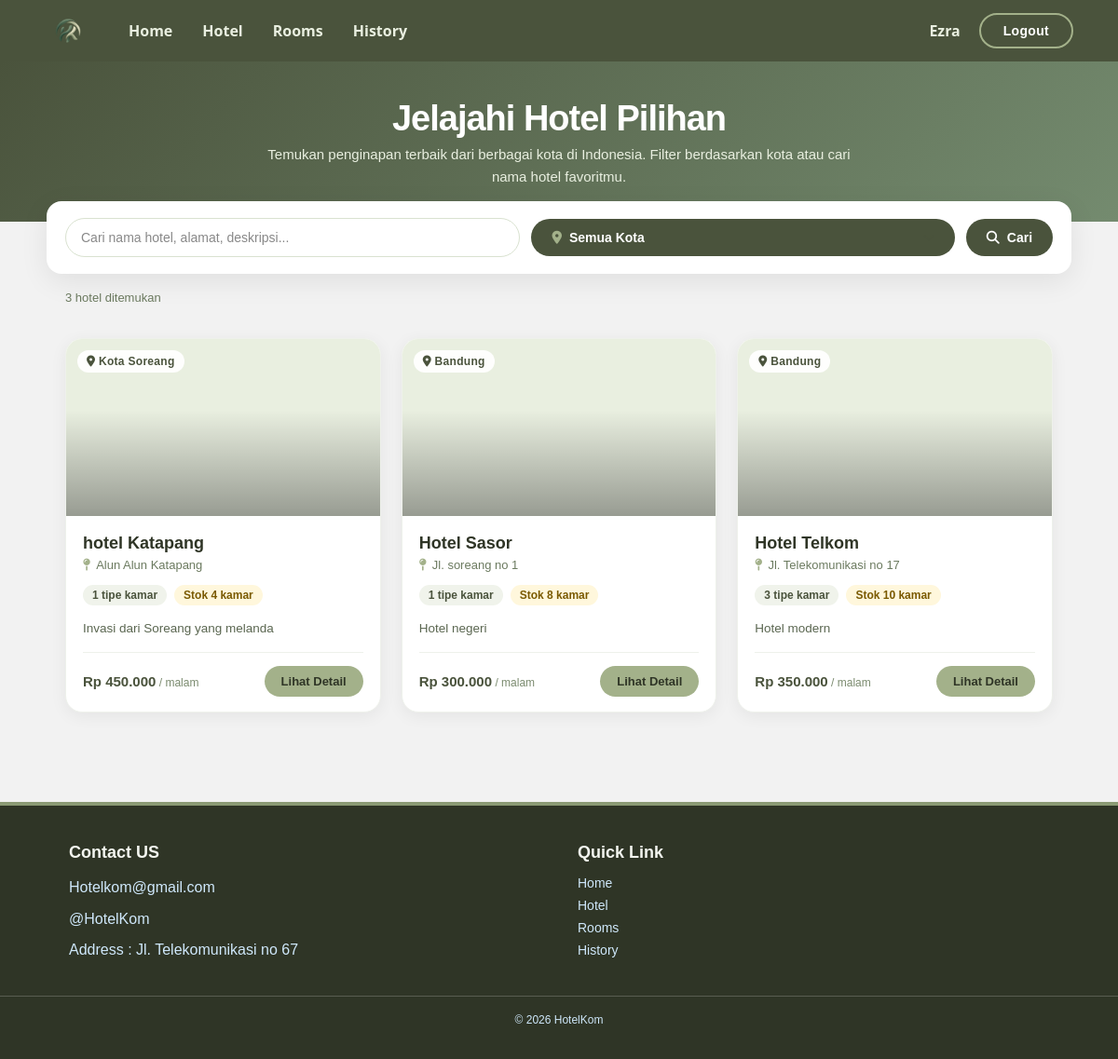
Page /hotels.php (signed in) on the committed database.
### tables this page shows
CREATE TABLE `hotels` (
  `id_hotel` int(11) NOT NULL,
  `nama_hotel` varchar(100) NOT NULL,
  `alamat` text NOT NULL,
  `kota` varchar(50) NOT NULL,
  `deskripsi` text DEFAULT NULL
);

### hotels.php (the view, shortened to what this page needs)
<?php
require_once 'config/koneksi.php';
$q    = isset($_GET['q']) ? trim($_GET['q']) : '';
$params = [];
$types  = '';
$sql = "SELECT h.*,
               (SELECT COUNT(*) FROM rooms r WHERE r.id_hotel = h.id_hotel) AS jumlah_tipe,
               (SELECT COALESCE(SUM(r.stok_kamar),0) FROM rooms r WHERE r.id_hotel = h.id_hotel) AS total_stok,
               (SELECT MIN(r.harga_per_malam) FROM rooms r WHERE r.id_hotel = h.id_hotel) AS harga_termurah
        FROM hotels h";
$sql .= " ORDER BY h.id_hotel DESC";
$hotels = [];
if (!empty($params)) {
    $stmt = mysqli_prepare($koneksi, $sql);
    mysqli_stmt_bind_param($stmt, $types, ...$params);
    mysqli_stmt_execute($stmt);
    $res = mysqli_stmt_get_result($stmt);
    while ($row = mysqli_fetch_assoc($res)) $hotels[] = $row;
    mysqli_stmt_close($stmt);
} else {
    $res = $koneksi->query($sql);
    if ($res) while ($row = $res->fetch_assoc()) $hotels[] = $row;
}
function e($s){ return htmlspecialchars((string)$s, ENT_QUOTES, 'UTF-8'); }
function rupiah($n){ return 'Rp ' . number_format((float)$n, 0, ',', '.'); }
include 'includes/header.php';
include 'includes/navbar.php';
?>
<section class="hotels-hero">
    <h1>Jelajahi Hotel Pilihan</h1>
    <p>Temukan penginapan terbaik dari berbagai kota di Indonesia. Filter berdasarkan kota atau cari nama hotel favoritmu.</p>
</section>
<form method="GET" class="filter-bar">
    <input type="text" name="q" placeholder="Cari nama hotel, alamat, deskripsi..." value="<?php echo e($q); ?>">
    <div class="custom-dropdown" id="kotaCustom" style="display:none;">
        <button type="button" class="custom-dropdown-trigger" id="kotaTrigger" aria-haspopup="listbox" aria-expanded="false">
            <span class="trigger-left"><i class="fa-solid fa-location-dot"></i><span id="kotaTriggerText">Semua Kota</span></span>
            <i class="fa-solid fa-chevron-down custom-dropdown-arrow"></i>
        </button>
    </div>
    <button type="submit"><i class="fa-solid fa-magnifying-glass"></i> Cari</button>
</form>
<div class="info-bar">
    <?php echo count($hotels); ?> hotel ditemukan
</div>
<section class="hotels-section">
    <?php if (empty($hotels)): ?>
        <div class="empty-state">
            <h3>Tidak ada hotel ditemukan</h3>
            <p>Coba ubah kata kunci pencarian atau pilih kota lain. Jika kamu admin, tambahkan hotel di panel admin.</p>
            <br>
            <a href="hotels.php" class="hotel-foot a" style="background:#4A533C;color:#fff;padding:10px 20px;border-radius:999px;text-decoration:none;font-weight:600;">Lihat Semua Hotel</a>
        </div>
    <?php else: ?>
        <div class="hotels-grid">
            <?php foreach ($hotels as $h): ?>
                <div class="hotel-card">
                    <div class="hotel-img">
                        <span class="hotel-badge"><i class="fa-solid fa-location-dot"></i> <?php echo e($h['kota']); ?></span>
                    </div>
                    <div class="hotel-body">
                        <h3><?php echo e($h['nama_hotel']); ?></h3>
                        <div class="hotel-meta">
                            <i class="fa-solid fa-map-pin"></i>
                            <span><?php echo e(mb_strimwidth($h['alamat'],0,42,'...')); ?></span>
                        </div>
                        <div style="display:flex;gap:8px;flex-wrap:wrap;margin:6px 0;">
                            <span style="background:#f0f3eb;color:#4A533C;padding:4px 10px;border-radius:999px;font-size:12px;font-weight:600;">
                                <?php echo (int)$h['jumlah_tipe']; ?> tipe kamar
                            </span>
                            <span style="background:#fff7dc;color:#7a5a00;padding:4px 10px;border-radius:999px;font-size:12px;font-weight:600;">
                                Stok <?php echo (int)$h['total_stok']; ?> kamar
                            </span>
                        </div>
                        <p class="hotel-desc"><?php echo $h['deskripsi'] ? e($h['deskripsi']) : 'Belum ada deskripsi untuk hotel ini.'; ?></p>
                        <div class="hotel-foot">
                            <div class="hotel-price">
                                <?php if ($h['harga_termurah']): ?>
                                    <?php echo rupiah($h['harga_termurah']); ?><small> / malam</small>
                                <?php else: ?>
                                    <small style="color:#999;">Belum ada kamar</small>
                                <?php endif; ?>
                            </div>
                            <a href="hotel_detail.php?id=<?php echo (int)$h['id_hotel']; ?>">Lihat Detail</a>
                        </div>
                    </div>
                </div>
            <?php endforeach; ?>
        </div>
    <?php endif; ?>
</section>
<?php include 'includes/footer.php'; ?>

### assets/css/style.css (style rules this page uses)
:root { --first-color: hsl(82, 60%, 28%); --title-color: hsl(0, 0%, 15%); --text-color: hsl(0, 0%, 35%); --body-color: hsl(0, 0%, 95%); --container-color: hsl(0, 0%, 100%); --body-font: "Poppins", sans-serif; --h2-font-size: 1.25rem; --small-font-size: .813rem; }
body { margin: 0; }
h1 { font-size: 60px; line-height: 100%; font-weight: 800; letter-spacing: -1px; margin: 16px 0; background: linear-gradient(90deg, #4A533C 7%, #A3B18A 90%); background-clip: text; color: transparent; }
p { font-size: 16px; line-height: 160%; }
@media screen and (min-width: 1120px) { :root { --h2-font-size: 1.5rem; --small-font-size: .875rem; } }
* { box-sizing: border-box; padding: 0; margin: 0; }
body { font-family: var(--body-font); background-color: var(--body-color); color: var(--text-color); }
::placeholder { font-weight: 500; color: #888; }

### assets/css/custom-select.css (style rules this page uses)
.trigger-left { display: flex; align-items: center; gap: 8px; flex: 1; min-width: 0; overflow: hidden; }
.trigger-left i { color: #A3B18A; font-size: 14px; flex-shrink: 0; }
.trigger-left span { overflow: hidden; text-overflow: ellipsis; white-space: nowrap; }

### rows in the picture
hotels: kota "Kota Soreang", nama_hotel "hotel Katapang", alamat "Alun Alun Katapang", jumlah_tipe "1", total_stok "4", deskripsi "Invasi dari Soreang yang melanda", harga_termurah "Rp 450.000"
hotels: kota "Bandung", nama_hotel "Hotel Sasor", alamat "Jl. soreang no 1", jumlah_tipe "1", total_stok "8", deskripsi "Hotel negeri", harga_termurah "Rp 300.000"
hotels: kota "Bandung", nama_hotel "Hotel Telkom", alamat "Jl. Telekomunikasi no 17", jumlah_tipe "3", total_stok "10", deskripsi "Hotel modern", harga_termurah "Rp 350.000"

### other values in the picture
$_SESSION['nama'] "Ezra"
count($hotels) "3"
